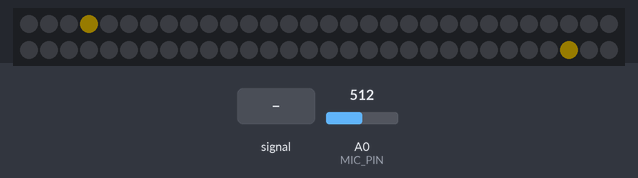
Recording of a sketch running on a simulated Arduino Uno, built with avr-gcc and run on an emulated ATmega328P. Parts: 60 RGB LEDs in strip order, left to right, continuing on the next row. The test bench sets the inputs (shaded band); at power-on: A0 (MIC_PIN) = 512. Dim RGB values are drawn brighter than linear.

Above: at 1.27 s.
1.3 s: A0 (MIC_PIN) fed a 50 Hz sine of ±306 counts around its level
At 3.2 s:
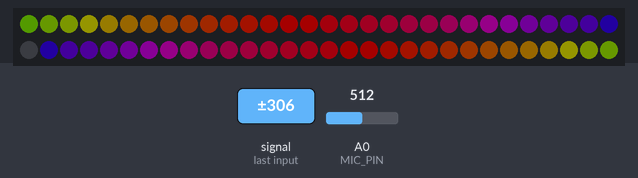
3.5 s: A0 (MIC_PIN) set to 716
5.5 s: A0 (MIC_PIN) fed a 2 Hz sine of ±306 counts around its level
7.3 s: A0 (MIC_PIN) set to 900
Timing chart, 0 to 10.0 s (numbered marks = the images above; inputs shaded):
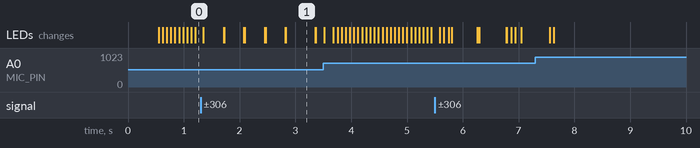

Measured:
- after the input at 1.3 s, the LEDs: change after 0.05 s (image 1)
- what the display in image 1 shows lasts 0.6 s, from 2.8 s to 3.4 s

The sketch:

vumeter_test.ino
```cpp
/*
 * Neopixel VU Meter
 */

#include <Adafruit_NeoPixel.h>
#include <math.h>

// Neopixel Defines

#define NEO_PIN      2  // Pin to use to talk to the NeoPixel Strip
#define BRIGHTNESS  40  // Default brightness level
#define NUMPIXELS   60  // Number of pixels in strip

// Microphone Defines

#define MIC_PIN         A0  // Microphone is attached to this analog pin (A4 for circuit playground)
#define SAMPLE_WINDOW   10  // Sample window for average level
#define PEAK_HANG       24  // Time of pause before peak dot falls
#define PEAK_FALL        4  // Rate of falling peak dot
#define INPUT_FLOOR     34  // Lower range of analogRead input
#define INPUT_CEILING  150  // Max range of analogRead input, the lower the value the more sensitive (1023 = max)

// Initialize globals

byte         peak         = 16;  // Peak level of column; used for falling dots
byte         dotCount     =  0;  // Frame counter for peak dot
byte         dotHangCount =  0;  // Frame counter for holding peak dot
unsigned int sample;

// Initialize the NeoPixel library

// Parameter 1 = number of pixels in strip
// Parameter 2 = Arduino pin number (most are valid)
// Parameter 3 = pixel type flags, add together as needed:
//   NEO_KHZ800  800 KHz bitstream (most NeoPixel products w/WS2812 LEDs)
//   NEO_KHZ400  400 KHz (classic 'v1' (not v2) FLORA pixels, WS2811 drivers)
//   NEO_GRB     Pixels are wired for GRB bitstream (most NeoPixel products)
//   NEO_RGB     Pixels are wired for RGB bitstream (v1 FLORA pixels, not v2)
//   NEO_RGBW    Pixels are wired for RGBW bitstream (NeoPixel RGBW products)

Adafruit_NeoPixel pixels = Adafruit_NeoPixel(NUMPIXELS, NEO_PIN, NEO_GRB + NEO_KHZ800);

// Set a single pixel at the default brightness
void setAPixel(uint16_t pixel, uint32_t color) {
  setAPixel(pixel, color, BRIGHTNESS);
}

// Set a single pixel at a specified brightness level
void setAPixel(uint16_t pixel, uint32_t color, uint8_t level) {
  pixels.setBrightness(level);
  pixels.setPixelColor(pixel, color);
}

// Make the two sides of the strip work as one
void setBothSides(uint16_t pixel, uint32_t color) {
  setAPixel(pixel, color);
  setAPixel(NUMPIXELS - pixel, color);
}

// Used to draw a line between two points of a given color
void drawLine(uint8_t from, uint8_t to, uint32_t c) {
  uint8_t fromTemp;
  if (from > to) {
    fromTemp = from;
    from = to;
    to = fromTemp;
  }
  for(int i=from; i<=to; i++){
    setBothSides(i, c);
  }
}


// Scale the microphone signal level
// Includes converting it from exponential levels to linear
// Based on the vumeter code sample for Adafruit Circuitplayground
float fscale( float originalMin, float originalMax, float newBegin, float newEnd, float inputValue, float curve){

  float OriginalRange = 0;
  float NewRange = 0;
  float zeroRefCurVal = 0;
  float normalizedCurVal = 0;
  float rangedValue = 0;
  boolean invFlag = 0;

  // condition curve parameter
  // limit range

  if (curve > 10) curve = 10;
  if (curve < -10) curve = -10;

  curve = (curve * -.1) ; // - invert and scale - this seems more intuitive - postive numbers give more weight to high end on output
  curve = pow(10, curve); // convert linear scale into lograthimic exponent for other pow function

  // Check for out of range inputValues
  if (inputValue < originalMin) {
    inputValue = originalMin;
  }

  if (inputValue > originalMax) {
    inputValue = originalMax;
  }

  // Zero Refference the values
  OriginalRange = originalMax - originalMin;

  if (newEnd > newBegin) {
    NewRange = newEnd - newBegin;
  } else {
    NewRange = newBegin - newEnd;
    invFlag = 1;
  }

  zeroRefCurVal = inputValue - originalMin;
  normalizedCurVal  =  zeroRefCurVal / OriginalRange;   // normalize to 0 - 1 float

  // Check for originalMin > originalMax  - the math for all other cases i.e. negative numbers seems to work out fine
  if (originalMin > originalMax ) {
    return 0;
  }

  if (invFlag == 0){
    return  (pow(normalizedCurVal, curve) * NewRange) + newBegin;
  }

  // invert the ranges
  return newBegin - (pow(normalizedCurVal, curve) * NewRange);
}

// Input a value 0 to 255 to get a color value.
// The colours are a transition r - g - b - back to r.
uint32_t Wheel(byte WheelPos) {

  if(WheelPos < 85) {
    return pixels.Color(WheelPos * 3, 255 - WheelPos * 3, 0);
  }

  if(WheelPos < 170) {
    WheelPos -= 85;
    return pixels.Color(255 - WheelPos * 3, 0, WheelPos * 3);
  }

  WheelPos -= 170;
  return pixels.Color(0, WheelPos * 3, 255 - WheelPos * 3);
}

// Arduino set-up

void setup() {
  pixels.begin();
}

// Arduino event looup

void loop() {

  int           numPixels = 30;         // Number of pixels on one side
  unsigned long startMillis= millis();  // Start of sample window
  float         peakToPeak = 0;         // peak-to-peak level
  unsigned int  signalMax = 0;
  unsigned int  signalMin = 1023;
  unsigned int  c, y;

  // collect data for length of sample window (in mS)
  while (millis() - startMillis < SAMPLE_WINDOW) {

    sample = analogRead(MIC_PIN);
    if (sample >= 1024) { // toss out spurious readings
      continue;
    }

    if (sample > signalMax) {
      signalMax = sample;  // save just the max levels
    } else if (sample < signalMin) {
      signalMin = sample;  // save just the min levels
    }
  }
  peakToPeak = signalMax - signalMin;  // max - min = peak-peak amplitude

  //Fill the strip with rainbow gradient
  for (int i=0;i<=numPixels-1;i++){
    setBothSides(i,Wheel(map(i,0,numPixels-1,30,150)));
  }

  //Scale the input logarithmically instead of linearly
  c = fscale(INPUT_FLOOR, INPUT_CEILING, numPixels, 0, peakToPeak, 2);

  // Turn off pixels that are below volume threshold.
  if(c < peak) {
    peak = c;          // Keep dot on top
    dotHangCount = 0;  // make the dot hang before falling
  }

  // Fill partial column with off pixels
  if (c <= numPixels) {
    drawLine(numPixels, numPixels-c, pixels.Color(0, 0, 0));
  }

  // Set the peak dot to match the rainbow gradient
  y = numPixels - peak;
  setBothSides(y-1,Wheel(map(y,0,numPixels-1,30,150)));
  pixels.show();

  // Frame based peak dot animation
  if(dotHangCount > PEAK_HANG) { //Peak pause length
    if(++dotCount >= PEAK_FALL) { //Fall rate
      peak++;
      dotCount = 0;
    }
  } else {
    dotHangCount++;
  }
}
```
